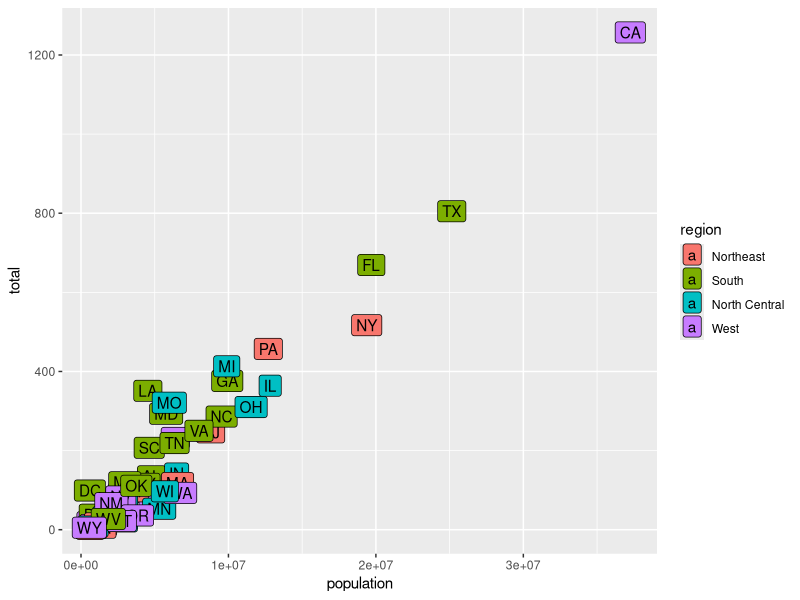

The R script that drew this image:
library(tidyverse)
library(dslabs)
data(murders)

ggplot(murders,aes(population,total,label = abb, fill = region)) + 
  geom_point() + 
  geom_label()
